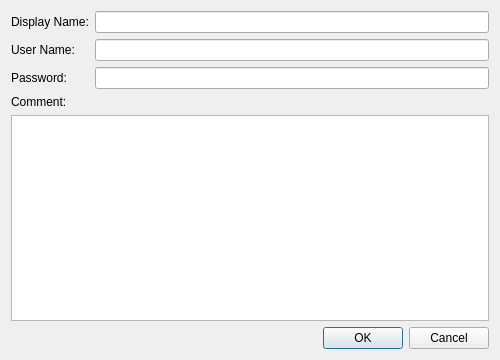
<?xml version="1.0" encoding="UTF-8"?>
<ui version="4.0">
 <class>RouterHostDialog</class>
 <widget class="QDialog" name="RouterHostDialog">
  <property name="geometry">
   <rect>
    <x>0</x>
    <y>0</y>
    <width>500</width>
    <height>360</height>
   </rect>
  </property>
  <property name="windowTitle">
   <string>Host Properties</string>
  </property>
  <property name="modal">
   <bool>true</bool>
  </property>
  <layout class="QVBoxLayout" name="verticalLayout">
   <item>
    <layout class="QFormLayout" name="formLayout">
     <item row="0" column="0">
      <widget class="QLabel" name="label_display_name">
       <property name="text">
        <string>Display Name:</string>
       </property>
      </widget>
     </item>
     <item row="0" column="1">
      <widget class="QLineEdit" name="edit_display_name"/>
     </item>
     <item row="1" column="0">
      <widget class="QLabel" name="label_user_name">
       <property name="text">
        <string>User Name:</string>
       </property>
      </widget>
     </item>
     <item row="1" column="1">
      <widget class="QLineEdit" name="edit_user_name"/>
     </item>
     <item row="2" column="0">
      <widget class="QLabel" name="label_password">
       <property name="text">
        <string>Password:</string>
       </property>
      </widget>
     </item>
     <item row="2" column="1">
      <widget class="QLineEdit" name="edit_password">
       <property name="echoMode">
        <enum>QLineEdit::EchoMode::Password</enum>
       </property>
      </widget>
     </item>
    </layout>
   </item>
   <item>
    <widget class="QLabel" name="label_comment">
     <property name="text">
      <string>Comment:</string>
     </property>
    </widget>
   </item>
   <item>
    <widget class="QPlainTextEdit" name="edit_comment"/>
   </item>
   <item>
    <widget class="QDialogButtonBox" name="buttonbox">
     <property name="standardButtons">
      <set>QDialogButtonBox::StandardButton::Cancel|QDialogButtonBox::StandardButton::Ok</set>
     </property>
    </widget>
   </item>
  </layout>
 </widget>
 <resources/>
 <connections/>
</ui>
